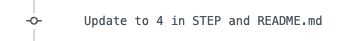
#> input picture images/Actions-to-step-4.png, 357 x 41 px, found by its file name; its folder holds only this picture in this run
$ python color_channel_preprocessing.py
#> lines starting #> are read from the running program, lines starting #| are printed output that depends on the picture
# 为了实现将每张.png图像的R、G、B通道分别保留，并将同一通道的结果收集在同一文件夹中，可以对原始代码进行以下修改：
# 创建用于保存每个通道的文件夹。
# 遍历数据集中的所有图像，提取R、G、B通道并保存到对应的文件夹中。
# 1.接受两个输入路径：一个用于训练集，另一个用于测试集。
# 2.为训练集和测试集分别创建输出文件夹，以便将结果组织得更加清晰。

import os
import multiprocessing
from skimage import io, exposure
import numpy as np


def enhance_contrast(image):
    # 使用直方图均衡化增强对比度
    return exposure.equalize_hist(image)


def extract_rgb_channels(input_image: str, output_r: str, output_g: str, output_b: str):
    try:
        # 读取图像
        image = io.imread(input_image)

        # 打印图像信息
        print(f"Processing {input_image}: shape={image.shape}, dtype={image.dtype}")

        # 处理 RGBA 图像
        if image.ndim == 3:
            if image.shape[2] == 4:  # RGBA
                r_channel = image[:, :, 0]
                g_channel = image[:, :, 1]
                b_channel = image[:, :, 2]
            elif image.shape[2] == 3:  # RGB
                r_channel = image[:, :, 0]
                g_channel = image[:, :, 1]
                b_channel = image[:, :, 2]
            else:
                raise ValueError(f"输入图像 {input_image} 不是有效的 RGB 或 RGBA 格式")
        elif image.ndim == 2:  # 灰度图像
            r_channel = image
            g_channel = image
            b_channel = image
        else:
            raise ValueError(f"输入图像 {input_image} 的维度不正确")

        # 增强对比度
        r_channel = enhance_contrast(r_channel)
        g_channel = enhance_contrast(g_channel)
        b_channel = enhance_contrast(b_channel)

        # 创建 RGB 图像以保存通道
        r_image = np.zeros_like(image)
        g_image = np.zeros_like(image)
        b_image = np.zeros_like(image)

        # 仅保留各自通道的值
        r_image[:, :, 0] = (r_channel * 255).astype(np.uint8)
        g_image[:, :, 1] = (g_channel * 255).astype(np.uint8)
        b_image[:, :, 2] = (b_channel * 255).astype(np.uint8)

        # 保存每个通道的图像
        io.imsave(output_r, r_image)
        io.imsave(output_g, g_image)
        io.imsave(output_b, b_image)
        print(f"Processed: {input_image}")
    except Exception as e:
        print(f"Error processing {input_image}: {e}")


def process_images(input_dir: str, output_dir: str):
    os.makedirs(os.path.join(output_dir, 'R'), exist_ok=True)
    os.makedirs(os.path.join(output_dir, 'G'), exist_ok=True)
    os.makedirs(os.path.join(output_dir, 'B'), exist_ok=True)

    image_paths = [os.path.join(input_dir, f) for f in os.listdir(input_dir) if f.endswith('.png')]

    with multiprocessing.Pool() as pool:
        for image_path in image_paths:
            base_name = os.path.splitext(os.path.basename(image_path))[0]
            output_r = os.path.join(output_dir, 'R', f'{base_name}_r.png')
            output_g = os.path.join(output_dir, 'G', f'{base_name}_g.png')
            output_b = os.path.join(output_dir, 'B', f'{base_name}_b.png')

            pool.apply_async(extract_rgb_channels, (image_path, output_r, output_g, output_b))
#> this loop made 1 pass
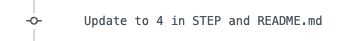
#> input picture images/Actions-to-step-4.png, 357 x 41 px, found by its file name
#> pass 1, in extract_rgb_channels, `r_channel = enhance_contrast(r_channel)`:
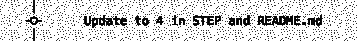
#> r_channel: shape (41, 357) float64; min 0.00615, max 1, mean 0.839

        pool.close()
        pool.join()


def main(train_input_dir: str, test_input_dir: str, output_dir: str):
    train_output_dir = os.path.join(output_dir, 'train')
    process_images(train_input_dir, train_output_dir)

    test_output_dir = os.path.join(output_dir, 'test')
    process_images(test_input_dir, test_output_dir)
#> the loop in process_images (call 2), `for image_path in image_paths:` made 1 pass
#> pass 1, in extract_rgb_channels (call 2), `g_channel = enhance_contrast(g_channel)`:
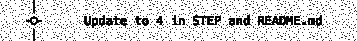
#> g_channel: shape (41, 357) float64; min 0.00772, max 1, mean 0.842
#> pass 1, in extract_rgb_channels (call 2), `b_channel = enhance_contrast(b_channel)`:
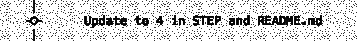
#> b_channel: shape (41, 357) float64; min 0.00191, max 1, mean 0.836


if __name__ == '__main__':
    train_input_dir = 'C:/nnUNet_v2_project/nnUNet_v2/nnUNet/DATASET/nnUNet_raw/setfor_nnunet/cells/train/images'  # 训练集图像目录
    test_input_dir = 'C:/nnUNet_v2_project/nnUNet_v2/nnUNet/DATASET/nnUNet_raw/setfor_nnunet/cells/test/images'  # 测试集图像目录
    output_dir = 'C:/nnUNet_v2_project/nnUNet_v2/nnUNet/DATASET/nnUNet_raw/setfor_nnunet/cells/color_channel_pre_result'  # 输出目录
    main(train_input_dir, test_input_dir, output_dir)

# (1)代码说明:
# 1.提取R、G、B通道：extract_rgb_channels函数读取输入图像并提取R、G、B通道，分别保存为不同的文件。
# 2.处理多个图像：process_images函数遍历指定目录下的所有.png图像，并为每个通道创建对应的输出文件夹。
# 3.使用多进程处理：代码使用multiprocessing.Pool来并行处理多个图像，提高处理效率。
# (2)使用方法:
# 1.替换input_dir和output_dir为实际的输入和输出路径。
# 2.运行代码，程序将遍历输入目录下的所有PNG图像，提取RGB通道并将它们分别保存到对应的文件夹中。

$ run again, on images/commit-full-screen.png
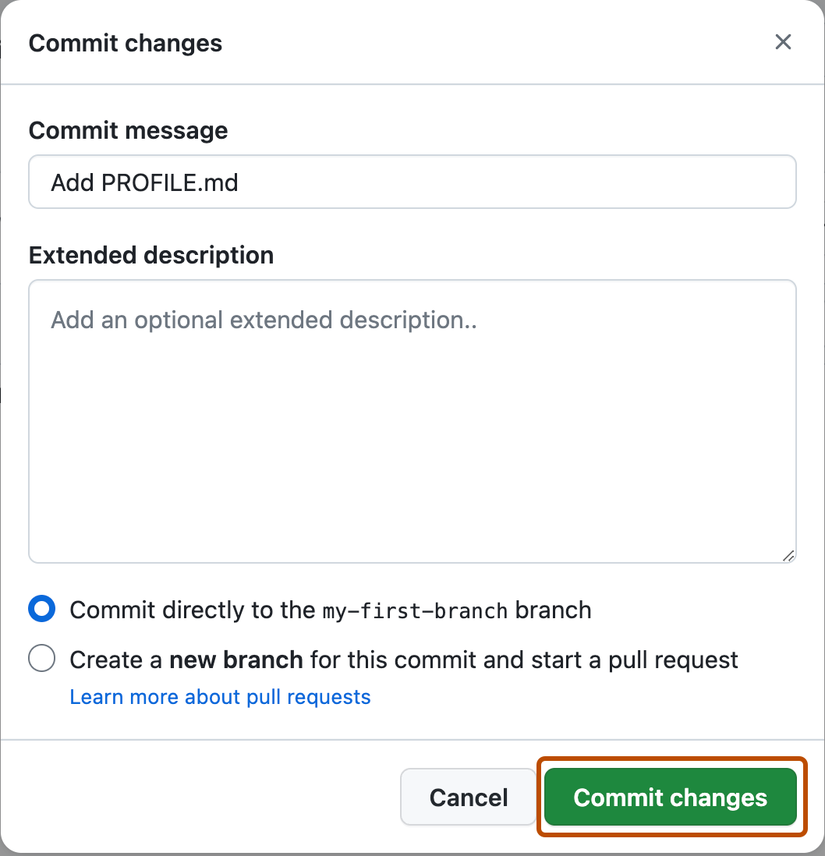
#> input picture images/commit-full-screen.png, 825 x 856 px, shrunk from 1058 x 1098 before the run, found by its file name
#> the loop in process_images, `for image_path in image_paths:` made 1 pass
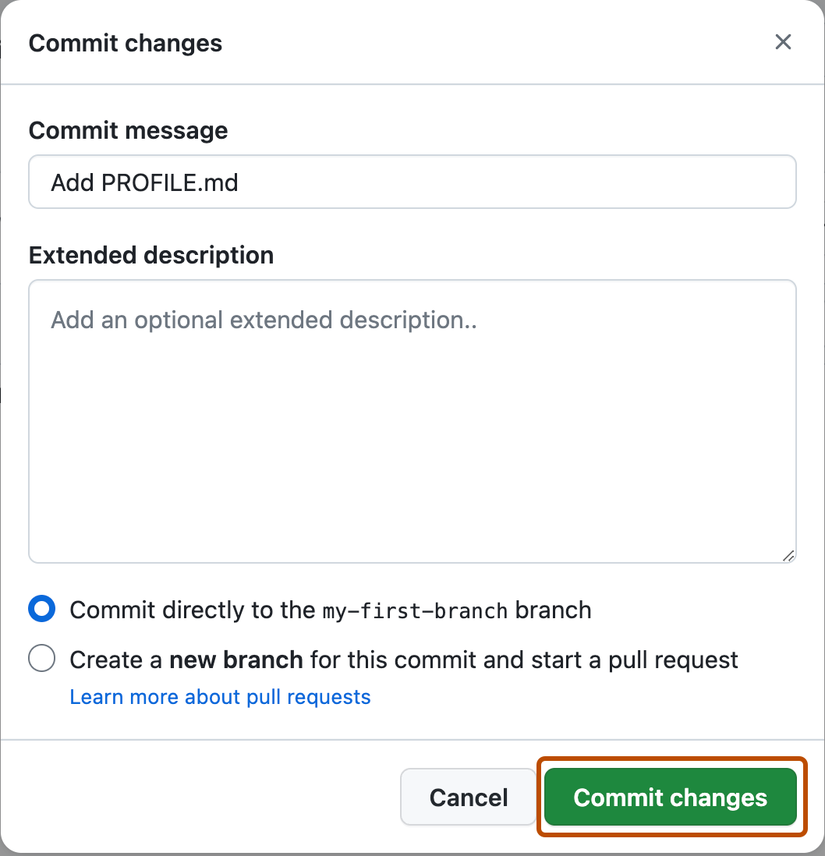
#> input picture images/commit-full-screen.png, 825 x 856 px, shrunk from 1058 x 1098 before the run, found by its file name
#> pass 1, in extract_rgb_channels, `b_channel = image[:, :, 2]`:
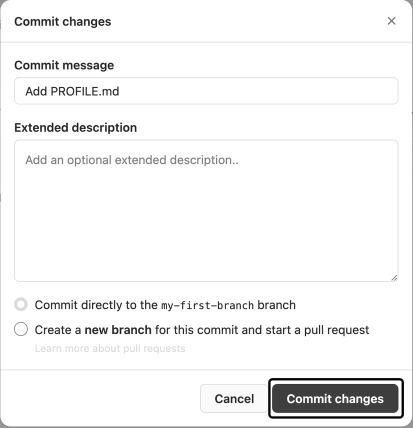
#> b_channel: shape (856, 825) (shown at 1/2 size); min 0, max 255, mean 244.6
#> pass 1, in extract_rgb_channels, `r_channel = enhance_contrast(r_channel)`:
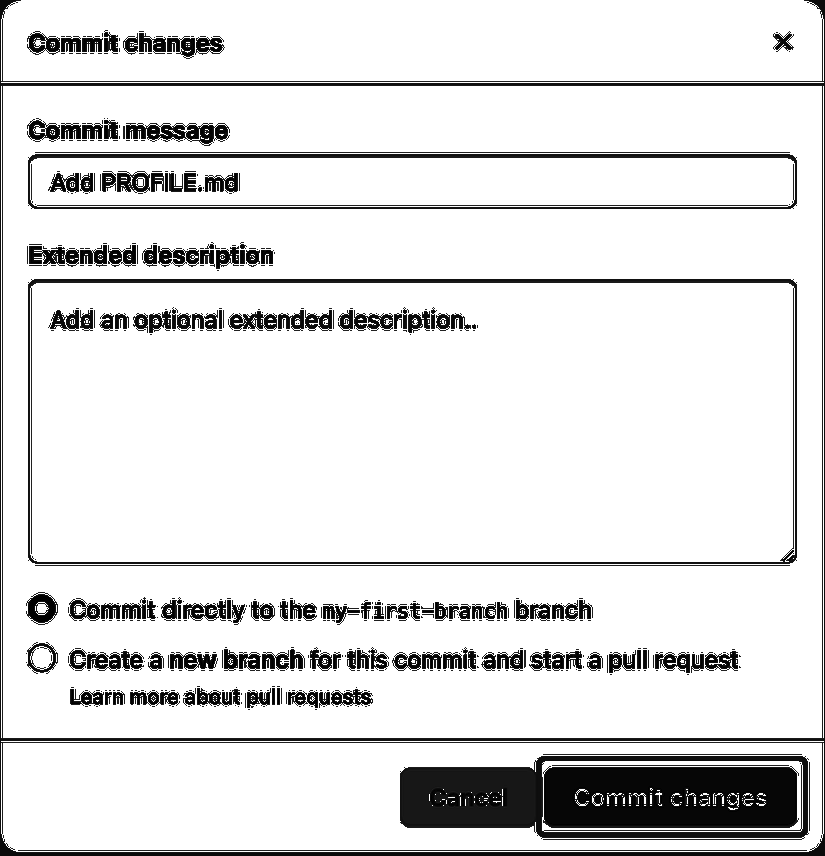
#> r_channel: shape (856, 825) float64; min 0.000677, max 1, mean 0.881
